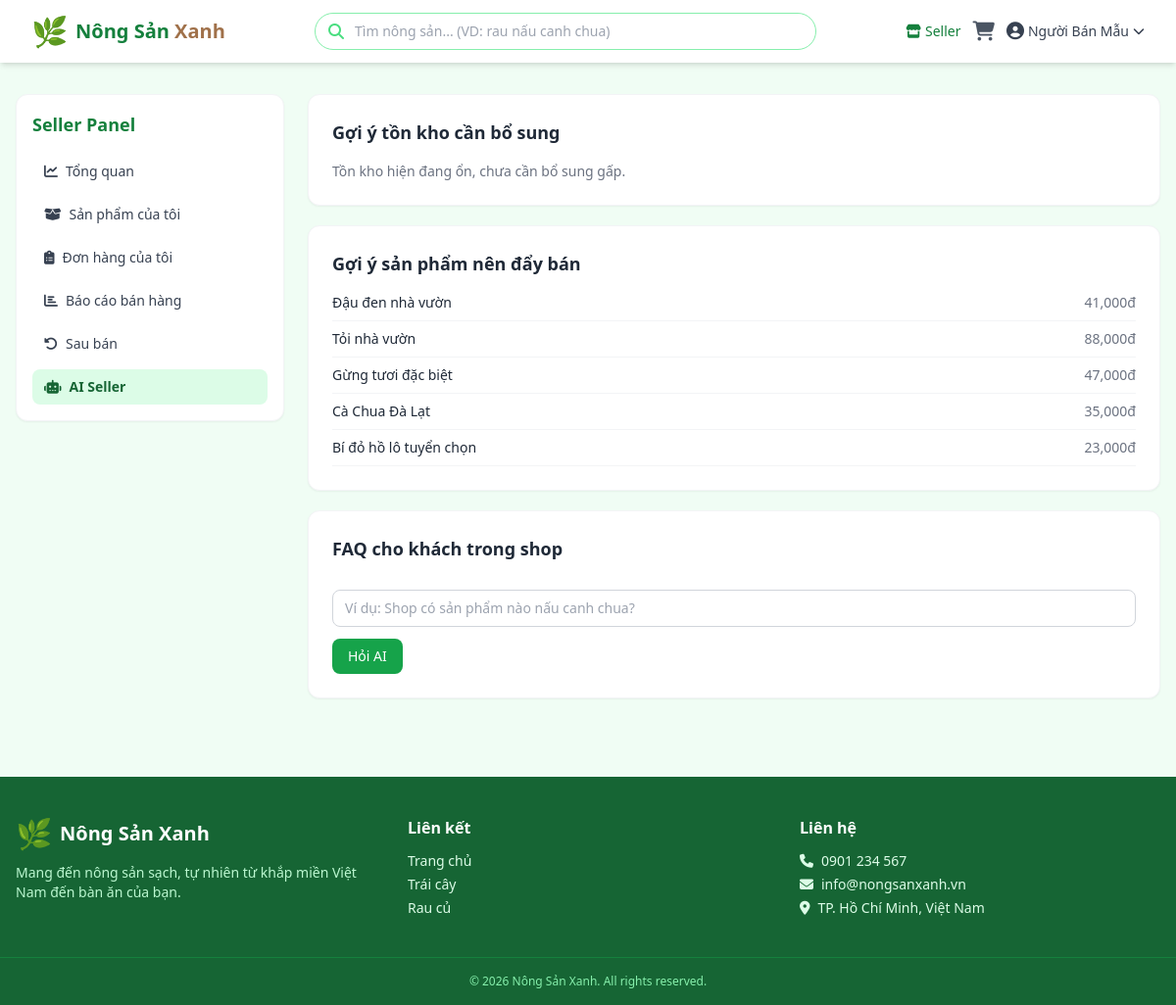
/seller/ai (signed in), run on the app's committed database.
### models.py (models this page shows, shortened)
class User(UserMixin, db.Model):
    __tablename__ = 'users'
    id = db.Column(db.Integer, primary_key=True)
    username = db.Column(db.String(80), unique=True, nullable=False, index=True)
    email = db.Column(db.String(120), unique=True, nullable=False, index=True)
    password_hash = db.Column(db.String(256), nullable=False)
    full_name = db.Column(db.String(150), nullable=False)
    phone = db.Column(db.String(20), nullable=True)
    address = db.Column(db.String(300), nullable=True)
    role = db.Column(db.String(20), nullable=False, default='buyer')  # 'admin' | 'seller' | 'buyer'
    is_active = db.Column(db.Boolean, default=True)
    created_at = db.Column(db.DateTime, default=datetime.utcnow)
    orders = db.relationship('Order', backref='customer', lazy='dynamic')
    products = db.relationship('Product', backref='seller', lazy='dynamic', foreign_keys='Product.seller_id')
    def is_admin(self):
        return self.role == 'admin'
    def is_seller(self):
        return self.role == 'seller'

class Product(db.Model):
    __tablename__ = 'products'
    id = db.Column(db.Integer, primary_key=True)
    seller_id = db.Column(db.Integer, db.ForeignKey('users.id'), nullable=True, index=True)
    category_id = db.Column(db.Integer, db.ForeignKey('categories.id'), nullable=True, index=True)
    name = db.Column(db.String(200), nullable=False, index=True)
    description = db.Column(db.Text, nullable=True)
    price = db.Column(db.Float, nullable=False)
    stock = db.Column(db.Integer, nullable=False, default=0)
    unit = db.Column(db.String(20), nullable=False, default='kg')
    category = db.Column(db.String(100), nullable=True, index=True)  # giữ tương thích, sẽ đồng bộ với category_id
    image = db.Column(db.String(300), nullable=True, default='default.jpg')
    is_visible = db.Column(db.Boolean, default=True)
    origin = db.Column(db.String(150), nullable=True)
    created_at = db.Column(db.DateTime, default=datetime.utcnow)
    updated_at = db.Column(db.DateTime, default=datetime.utcnow, onupdate=datetime.utcnow)
    order_items = db.relationship('OrderItem', backref='product', lazy='dynamic')

### app.py (the view, shortened to what this page needs)
@app.route('/seller/ai', methods=['GET', 'POST'])
@seller_required
def seller_ai():
    seller_products = Product.query.filter_by(seller_id=current_user.id).all()
    seller_items = get_seller_order_items_query().all()
    sales_by_product = {}
    for item in seller_items:
        sales_by_product.setdefault(item.product_name, 0)
        sales_by_product[item.product_name] += item.quantity
    restock_suggestions = [p for p in seller_products if p.stock <= 10]
    boost_candidates = sorted(
        seller_products,
        key=lambda p: sales_by_product.get(p.name, 0)
    )[:5]
    faq_answer = None
    faq_query = ''
    return render_template('seller/ai_assistant.html',
                           restock_suggestions=restock_suggestions,
                           boost_candidates=boost_candidates,
                           faq_answer=faq_answer,
                           faq_query=faq_query)

### app.py (called while the page is built)
@login_manager.user_loader
def load_user(user_id):
    return db.session.get(User, int(user_id))

def seller_required(f):
    @wraps(f)
    @login_required
    def decorated_function(*args, **kwargs):
        if not current_user.is_seller():
            abort(403)
        if not current_user.is_active:
            abort(403)
        return f(*args, **kwargs)
    return decorated_function

def get_seller_order_items_query():
    return (
        OrderItem.query.join(Product, OrderItem.product_id == Product.id)
        .join(Order, OrderItem.order_id == Order.id)
        .filter(Product.seller_id == current_user.id)
    )

@app.context_processor
def inject_cart_count():
    cart = session.get('cart', {})
    count = sum(item['quantity'] for item in cart.values())
    return dict(cart_count=count, image_url=build_image_url)

### templates/seller/ai_assistant.html (shortened to what this page needs)
{% extends 'seller/base_seller.html' %}
{% block seller_content %}
<div class="space-y-5">
    <div class="bg-white rounded-xl border border-gray-100 shadow-sm p-6">
        <h2 class="text-lg font-semibold text-gray-800 mb-4">Gợi ý tồn kho cần bổ sung</h2>
        {% if restock_suggestions %}
        <ul class="space-y-2 text-sm">
            {% for p in restock_suggestions %}
            <li class="flex items-center justify-between border-b border-gray-100 pb-2">
                <span>{{ p.name }}</span>
                <span class="text-red-600 font-semibold">{{ p.stock }} {{ p.unit }}</span>
            </li>
            {% endfor %}
        </ul>
        {% else %}
        <p class="text-sm text-gray-500">Tồn kho hiện đang ổn, chưa cần bổ sung gấp.</p>
        {% endif %}
    </div>
    <div class="bg-white rounded-xl border border-gray-100 shadow-sm p-6">
        <h2 class="text-lg font-semibold text-gray-800 mb-4">Gợi ý sản phẩm nên đẩy bán</h2>
        {% if boost_candidates %}
        <ul class="space-y-2 text-sm">
            {% for p in boost_candidates %}
            <li class="flex items-center justify-between border-b border-gray-100 pb-2">
                <span>{{ p.name }}</span>
                <span class="text-gray-500">{{ "{:,.0f}".format(p.price) }}đ</span>
            </li>
            {% endfor %}
        </ul>
        {% else %}
        <p class="text-sm text-gray-500">Chưa có dữ liệu để gợi ý.</p>
        {% endif %}
    </div>
    <div class="bg-white rounded-xl border border-gray-100 shadow-sm p-6">
        <h2 class="text-lg font-semibold text-gray-800 mb-4">FAQ cho khách trong shop</h2>
        <form method="POST" class="space-y-3">
            <input type="text" name="question" value="{{ faq_query }}"
                   placeholder="Ví dụ: Shop có sản phẩm nào nấu canh chua?"
                   class="w-full px-3 py-2 rounded-lg border border-gray-300 text-sm focus:border-green-brand-500 focus:ring-2 focus:ring-green-brand-200 outline-none">
            <button type="submit"
                    class="inline-flex items-center px-4 py-2 rounded-lg bg-green-brand-600 text-white text-sm font-medium hover:bg-green-brand-700 transition">
                Hỏi AI
            </button>
        </form>
    </div>
</div>
{% endblock %}

### templates/base.html (shortened to what this page needs)
<!DOCTYPE html>
<html lang="vi">
<head>
    <script src="https://cdn.tailwindcss.com"></script>
    <link rel="stylesheet" href="https://cdnjs.cloudflare.com/ajax/libs/font-awesome/6.5.0/css/all.min.css">
</head>
<body class="bg-green-brand-50 text-gray-800 min-h-screen flex flex-col">
    <nav class="bg-white shadow-md sticky top-0 z-50">
        <div class="max-w-7xl mx-auto px-4 sm:px-6 lg:px-8">
            <div class="flex justify-between items-center h-16">
                <a href="{{ url_for('index') }}" class="flex items-center gap-2">
                    <span class="text-3xl">🌿</span>
                    <span class="text-xl font-bold text-green-brand-700">Nông Sản <span class="text-earth-500">Xanh</span></span>
                </a>
                <div class="hidden md:flex flex-1 max-w-lg mx-8">
                    <form action="{{ url_for('index') }}" method="GET" class="w-full relative">
                        <input type="text" name="q" value="{{ request.args.get('q', '') }}"
                               placeholder="Tìm nông sản... (VD: rau nấu canh chua)"
                               class="w-full pl-10 pr-4 py-2 rounded-full border border-green-brand-300 focus:border-green-brand-500 focus:ring-2 focus:ring-green-brand-200 outline-none text-sm"
                               id="searchInput" autocomplete="off">
                        <i class="fas fa-search absolute left-3.5 top-1/2 -translate-y-1/2 text-green-brand-400"></i>
                    </form>
                </div>
                <div class="flex items-center gap-3">
                    {% if current_user.is_authenticated %}
                        {% if current_user.is_admin() %}
                            <a href="{{ url_for('admin_dashboard') }}" class="hidden sm:inline-flex items-center gap-1 text-sm text-green-brand-700 hover:text-green-brand-900 font-medium">
                                <i class="fas fa-tachometer-alt"></i> Admin
                            </a>
                        {% elif current_user.is_seller() %}
                            <a href="{{ url_for('seller_dashboard') }}" class="hidden sm:inline-flex items-center gap-1 text-sm text-green-brand-700 hover:text-green-brand-900 font-medium">
                                <i class="fas fa-store"></i> Seller
                            </a>
                        {% endif %}
                        <a href="{{ url_for('cart') }}" class="relative text-gray-600 hover:text-green-brand-700">
                            <i class="fas fa-shopping-cart text-xl"></i>
                        </a>
                        <details class="relative">
                            <summary class="flex items-center gap-1 text-sm text-gray-700 hover:text-green-brand-700 font-medium cursor-pointer list-none">
                                <i class="fas fa-user-circle text-lg"></i>
                                <span class="hidden sm:inline">{{ current_user.full_name }}</span>
                                <i class="fas fa-chevron-down text-xs"></i>
                            </summary>
                        </details>
                    {% endif %}
                </div>
            </div>
        </div>
    </nav>
    <main class="flex-1">
        {% block content %}{% endblock %}
    </main>
    <footer class="bg-green-brand-800 text-green-brand-100 mt-12">
        <div class="max-w-7xl mx-auto px-4 py-10 grid grid-cols-1 md:grid-cols-3 gap-8">
            <div>
                <div class="flex items-center gap-2 mb-3">
                    <span class="text-3xl">🌿</span>
                    <span class="text-xl font-bold text-white">Nông Sản Xanh</span>
                </div>
                <p class="text-sm text-green-brand-200">Mang đến nông sản sạch, tự nhiên từ khắp miền Việt Nam đến bàn ăn của bạn.</p>
            </div>
            <div>
                <h4 class="font-semibold text-white mb-3">Liên kết</h4>
                <ul class="space-y-1 text-sm">
                    <li><a href="{{ url_for('index') }}" class="hover:text-white transition">Trang chủ</a></li>
                    <li><a href="{{ url_for('index', category='Trái cây') }}" class="hover:text-white transition">Trái cây</a></li>
                    <li><a href="{{ url_for('index', category='Rau củ') }}" class="hover:text-white transition">Rau củ</a></li>
                </ul>
            </div>
            <div>
                <h4 class="font-semibold text-white mb-3">Liên hệ</h4>
                <ul class="space-y-1 text-sm">
                    <li><i class="fas fa-phone mr-2"></i>0901 234 567</li>
                    <li><i class="fas fa-envelope mr-2"></i>info@nongsanxanh.vn</li>
                    <li><i class="fas fa-map-marker-alt mr-2"></i>TP. Hồ Chí Minh, Việt Nam</li>
                </ul>
            </div>
        </div>
        <div class="border-t border-green-brand-700 text-center py-4 text-xs text-green-brand-300">
            &copy; 2026 Nông Sản Xanh. All rights reserved.
        </div>
    </footer>
</body>
</html>

### data on the page
User: full_name "Người Bán Mẫu"
Product: name "Đậu đen nhà vườn", price "41,000"
Product: name "Tỏi nhà vườn", price "88,000"
Product: name "Gừng tươi đặc biệt", price "47,000"
Product: name "Cà Chua Đà Lạt", price "35,000"
Product: name "Bí đỏ hồ lô tuyển chọn", price "23,000"
